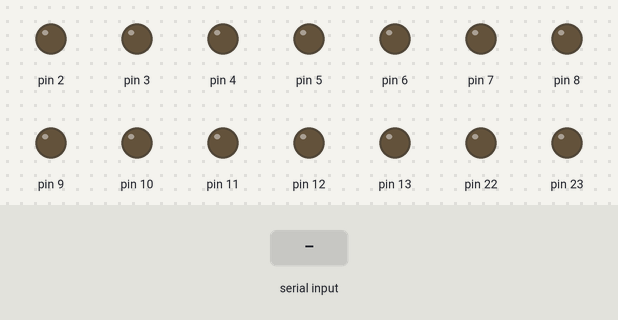
Simulated run of this sketch. Board: Arduino Mega 2560, built with avr-gcc and run on an emulated ATmega2560. Parts: output pins drawn as LEDs (lit = HIGH). Inputs (shaded band) come from the test bench.

Above: at 1.2 s.
1.3 s: "0" received over Serial
At 2.6 s:
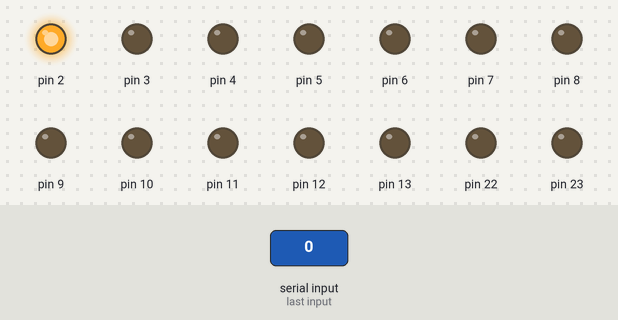
3.8 s: "1" received over Serial
At 5.7 s:
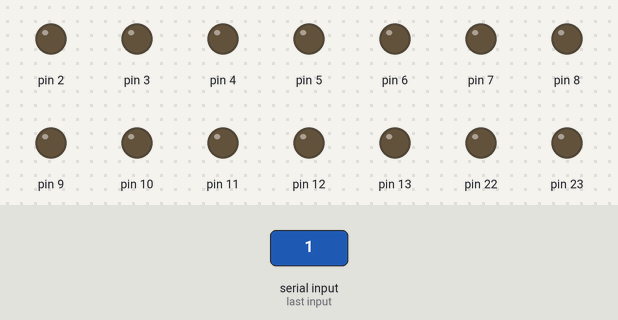
Timing chart, 0 to 7.2 s (numbered marks = the images above; inputs shaded):
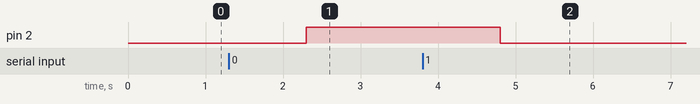

The sketch:

anamegapiicin.ino
```cpp
//Uno ilk 12 oda pi icin
String sonbes;
String inputString = "";
bool stringComplete = false;
String inputString1 = "";
bool stringComplete1 = false;
String inputString2 = "";
bool stringComplete2 = false;
String inputString3 = "";
bool stringComplete3 = false;
char bir ='1';
char sifir ='0';
int i=0;

void setup() {
  // initialize both serial ports:
  Serial.begin(9600);
  inputString.reserve(80);
  pinMode(2, OUTPUT);//1. odanın 1.ledi
  pinMode(3, OUTPUT);//2
  pinMode(4, OUTPUT);//3
  pinMode(5, OUTPUT);//4
  pinMode(6, OUTPUT);//5
  pinMode(7, OUTPUT);//6
  pinMode(8, OUTPUT);//7
  pinMode(9, OUTPUT);//8
  pinMode(10, OUTPUT);//9
  pinMode(11, OUTPUT);//10
  pinMode(12, OUTPUT);//11
  pinMode(13, OUTPUT);//12
  pinMode(22, OUTPUT);//13
  pinMode(23, OUTPUT);//14
  pinMode(24, OUTPUT);//15
  pinMode(25, OUTPUT);//16
  pinMode(26, OUTPUT);//17
  pinMode(27, OUTPUT);//18
  pinMode(28, OUTPUT);//19
  pinMode(29, OUTPUT);//20
  pinMode(30, OUTPUT);//21
  pinMode(31, OUTPUT);//22
  pinMode(32, OUTPUT);//23
  pinMode(33, OUTPUT);//24
  pinMode(34, OUTPUT);
  pinMode(35, OUTPUT);
  pinMode(36, OUTPUT);
  pinMode(37, OUTPUT);
  pinMode(38, OUTPUT);
  pinMode(39, OUTPUT);
  pinMode(40, OUTPUT);
  pinMode(41, OUTPUT);
  pinMode(42, OUTPUT);
  pinMode(43, OUTPUT);
  pinMode(44, OUTPUT);
  pinMode(45, OUTPUT);
  pinMode(46, OUTPUT);
  pinMode(47, OUTPUT);
  pinMode(48, OUTPUT);
  pinMode(49, OUTPUT);
  pinMode(50, OUTPUT);
  pinMode(51, OUTPUT);
  pinMode(52, OUTPUT);
  pinMode(53, OUTPUT);//44
  pinMode(A0, OUTPUT);//45
  pinMode(A1, OUTPUT);//46
  pinMode(A2, OUTPUT);
  pinMode(A3, OUTPUT);
  pinMode(A4, OUTPUT);
  pinMode(A5, OUTPUT);
  pinMode(A6, OUTPUT);
  pinMode(A7, OUTPUT);
  pinMode(A8, OUTPUT);
  pinMode(A9, OUTPUT);
  pinMode(A10, OUTPUT);
  pinMode(A11, OUTPUT);
  pinMode(A12, OUTPUT);
  pinMode(A13, OUTPUT);
  pinMode(A14, OUTPUT);//59
  pinMode(A15, OUTPUT);//60 12. odanın son ledi
}

void loop() {

  if (stringComplete) {

    //Serial1.readBytes(al,9);
    //digitalWrite(LED_BUILTIN, LOW);
    //Serial.write.println(gonder2);
    //Serial.println(sonbes);
    //Serial.println(sonbes);
     sonbes = inputString;
    if (sonbes[i] == bir){
      digitalWrite(2, LOW);
      delay(100);
    }
    else if(sonbes[i]==sifir){
      digitalWrite(2, HIGH);
      delay(100);
    }
    if (sonbes[i+1]==bir){
      digitalWrite(3, LOW);
      delay(100);
    }
    else if(sonbes[i+1]==sifir){
      digitalWrite(3, HIGH);
      delay(100);
    }
    if (sonbes[i+2]==bir){
      digitalWrite(4, LOW);
      delay(100);
    }
    else if (sonbes[i+2]==sifir){
      digitalWrite(4, HIGH);
      delay(100);
    }
    if (sonbes[i+3]==bir){
      digitalWrite(5, LOW);
      delay(100);
    }
    else if (sonbes[i+3]==sifir){
      digitalWrite(5, HIGH);
      delay(100);
    }
    if (sonbes[i+4]==bir){
      digitalWrite(6, LOW);
      delay(100);
    }
    else if (sonbes[i+4]==sifir){
      digitalWrite(6, HIGH);
      delay(100);
    }
    if (sonbes[i+5]==bir){
      digitalWrite(7, LOW);
      delay(100);
    }
    else if (sonbes[i+5]==sifir){
      digitalWrite(7, HIGH);
      delay(100);
    }
    if (sonbes[i+6]==bir){
      digitalWrite(8, LOW);
      delay(100);
    }
    else if (sonbes[i+6]==sifir){
      digitalWrite(8, HIGH);
      delay(100);
    }
    if (sonbes[i+7]==bir){
      digitalWrite(9, LOW);
      delay(100);
    }
    else if (sonbes[i+7]==sifir){
      digitalWrite(9, HIGH);
      delay(100);
    }
    if (sonbes[i+8]==bir){
      digitalWrite(10, LOW);
      delay(100);
    }
    else if (sonbes[i+8]==sifir){
      digitalWrite(10, HIGH);
      delay(100);
    }
    if (sonbes[i+9]==bir){
      digitalWrite(11, LOW);
      delay(100);
    }
    else if (sonbes[i+9]==sifir){
      digitalWrite(11, HIGH);
      delay(100);
    }
    if (sonbes[i+10]==bir){
      digitalWrite(12, LOW);
      delay(100);
    }
    else if (sonbes[i+10]==sifir){
      digitalWrite(12, HIGH);
      delay(100);
    }
    if (sonbes[i+11]==bir){
      digitalWrite(13, LOW);
      delay(100);
    }
    else if (sonbes[i+11]==sifir){
      digitalWrite(13, HIGH);
      delay(100);
    }
    if (sonbes[i+12]==bir){
      digitalWrite(22, LOW);
      delay(100);
    }
    else if (sonbes[i+12]==sifir){
      digitalWrite(22, HIGH);
      delay(100);
    }
    if (sonbes[i+13]==bir){
      digitalWrite(23, LOW);
      delay(100);
    }
    else if (sonbes[i+13]==sifir){
      digitalWrite(23, HIGH);
      delay(100);
    }
    if (sonbes[i+14]==bir){
      digitalWrite(24, LOW);
      delay(100);
    }
    else if (sonbes[i+14]==sifir){
      digitalWrite(24, HIGH);
      delay(100);
    }
    if (sonbes[i+15]==bir){
      digitalWrite(25, LOW);
      delay(100);
    }
    else if (sonbes[i+15]==sifir){
      digitalWrite(25, HIGH);
      delay(100);
    }
    if (sonbes[i+16]==bir){
      digitalWrite(26, LOW);
      delay(100);
    }
    else if (sonbes[i+16]==sifir){
      digitalWrite(26, HIGH);
      delay(100);
    }
    if (sonbes[i+17]==bir){
      digitalWrite(27, LOW);
      delay(100);
    }
    else if (sonbes[i+17]==sifir){
      digitalWrite(27, HIGH);
      delay(100);
    }
    if (sonbes[i+18]==bir){
      digitalWrite(28, LOW);
      delay(100);
    }
    else if (sonbes[i+18]==sifir){
      digitalWrite(28, HIGH);
      delay(100);
    }
    if (sonbes[i+19]==bir){
      digitalWrite(29, LOW);
      delay(100);
    }
    else if (sonbes[i+19]==sifir){
      digitalWrite(29, HIGH);
      delay(100);
    }
    if (sonbes[i+20]==bir){
      digitalWrite(30, LOW);
      delay(100);
    }
    else if (sonbes[i+20]==sifir){
      digitalWrite(30, HIGH);
      delay(100);
    }
    if (sonbes[i+21]==bir){
      digitalWrite(31, LOW);
      delay(100);
    }
    else if (sonbes[i+21]==sifir){
      digitalWrite(31, HIGH);
      delay(100);
    }
    if (sonbes[i+22]==bir){
      digitalWrite(32, LOW);
      delay(100);
    }
    else if (sonbes[i+22]==sifir){
      digitalWrite(32, HIGH);
      delay(100);
    }
    if (sonbes[i+23]==bir){
      digitalWrite(33, LOW);
      delay(100);
    }
    else if (sonbes[i+23]==sifir){
      digitalWrite(33, HIGH);
      delay(100);
    }
    if (sonbes[i+24]==bir){
      digitalWrite(34, LOW);
      delay(100);
    }
    else if (sonbes[i+24]==sifir){
      digitalWrite(34, HIGH);
      delay(100);
    }
    if (sonbes[i+25]==bir){
      digitalWrite(35, LOW);
      delay(100);
    }
    else if (sonbes[i+25]==sifir){
      digitalWrite(35, HIGH);
      delay(100);
    }
    if (sonbes[i+26]==bir){
      digitalWrite(36, LOW);
      delay(100);
    }
    else if (sonbes[i+26]==sifir){
      digitalWrite(36, HIGH);
      delay(100);
    }
    if (sonbes[i+27]==bir){
      digitalWrite(37, LOW);
      delay(100);
    }
    else if (sonbes[i+27]==sifir){
      digitalWrite(37, HIGH);
      delay(100);
    }
    if (sonbes[i+28]==bir){
      digitalWrite(38, LOW);
      delay(100);
    }
    else if (sonbes[i+28]==sifir){
      digitalWrite(38, HIGH);
      delay(100);
    }
    if (sonbes[i+29]==bir){
      digitalWrite(39, LOW);
      delay(100);
    }
    else if (sonbes[i+29]==sifir){
      digitalWrite(39, HIGH);
      delay(100);
    }
    if (sonbes[i+30]==bir){
      digitalWrite(40, LOW);
      delay(100);
    }
    else if (sonbes[i+30]==sifir){
      digitalWrite(40, HIGH);
      delay(100);
    }
    if (sonbes[i+31]==bir){
      digitalWrite(41, LOW);
      delay(100);
    }
    else if (sonbes[i+31]==sifir){
      digitalWrite(41, HIGH);
      delay(100);
    }
    if (sonbes[i+32]==bir){
      digitalWrite(42, LOW);
      delay(100);
    }
    else if (sonbes[i+32]==sifir){
      digitalWrite(42, HIGH);
      delay(100);
    }
    if (sonbes[i+33]==bir){
      digitalWrite(43, LOW);
      delay(100);
    }
    else if (sonbes[i+33]==sifir){
      digitalWrite(43, HIGH);
      delay(100);
    }
    if (sonbes[i+34]==bir){
      digitalWrite(44, LOW);
      delay(100);
    }
    else if (sonbes[i+34]==sifir){
      digitalWrite(44, HIGH);
      delay(100);
    }
    if (sonbes[i+35]==bir){
      digitalWrite(45, LOW);
      delay(100);
    }
    else if (sonbes[i+35]==sifir){
      digitalWrite(45, HIGH);
      delay(100);
    }
    if (sonbes[i+36]==bir){
      digitalWrite(46, LOW);
      delay(100);
    }
    else if (sonbes[i+36]==sifir){
      digitalWrite(46, HIGH);
      delay(100);
    }
    if (sonbes[i+37]==bir){
      digitalWrite(47, LOW);
      delay(100);
    }
    else if (sonbes[i+37]==sifir){
      digitalWrite(47, HIGH);
      delay(100);
    }
    if (sonbes[i+38]==bir){
      digitalWrite(48, LOW);
      delay(100);
    }
    else if (sonbes[i+38]==sifir){
      digitalWrite(48, HIGH);
      delay(100);
    }
    if (sonbes[i+39]==bir){
      digitalWrite(49, LOW);
      delay(100);
    }
    else if (sonbes[i+39]==sifir){
      digitalWrite(49, HIGH);
      delay(100);
    }
    if (sonbes[i+40]==bir){
      digitalWrite(50, LOW);
      delay(100);
    }
    else if (sonbes[i+40]==sifir){
      digitalWrite(50, HIGH);
      delay(100);
    }
    if (sonbes[i+41]==bir){
      digitalWrite(51, LOW);
      delay(100);
    }
    else if (sonbes[i+41]==sifir){
      digitalWrite(51, HIGH);
      delay(100);
    }
    if (sonbes[i+42]==bir){
      digitalWrite(52, LOW);
      delay(100);
    }
    else if (sonbes[i+42]==sifir){
      digitalWrite(52, HIGH);
      delay(100);
    }
    if (sonbes[i+43]==bir){
      digitalWrite(53, LOW);
      delay(100);
    }
    else if (sonbes[i+43]==sifir){
      digitalWrite(53, HIGH);
      delay(100);
    }
    if (sonbes[i+44]==bir){
      digitalWrite(A0, LOW);
      delay(100);
    }
    else if (sonbes[i+44]==sifir){
      digitalWrite(A0, HIGH);
      delay(100);
    }
    if (sonbes[i+45]==bir){
      digitalWrite(A1, LOW);
      delay(100);
    }
    else if (sonbes[i+45]==sifir){
      digitalWrite(A1, HIGH);
      delay(100);
    }
    if (sonbes[i+46]==bir){
      digitalWrite(A2, LOW);
      delay(100);
    }
    else if (sonbes[i+46]==sifir){
      digitalWrite(A2, HIGH);
      delay(100);
    }
    if (sonbes[i+47]==bir){
      digitalWrite(A3, LOW);
      delay(100);
    }
    else if (sonbes[i+47]==sifir){
      digitalWrite(A3, HIGH);
      delay(100);
    }
    if (sonbes[i+48]==bir){
      digitalWrite(A4, LOW);
      delay(100);
    }
    else if (sonbes[i+48]==sifir){
      digitalWrite(A4, HIGH);
      delay(100);
    }
    if (sonbes[i+49]==bir){
      digitalWrite(A5, LOW);
      delay(100);
    }
    else if (sonbes[i+49]==sifir){
      digitalWrite(A5, HIGH);
      delay(100);
    }
    if (sonbes[i+50]==bir){
      digitalWrite(A6, LOW);
      delay(100);
    }
    else if (sonbes[i+50]==sifir){
      digitalWrite(A6, HIGH);
      delay(100);
    }
    if (sonbes[i+51]==bir){
      digitalWrite(A7, LOW);
      delay(100);
    }
    else if (sonbes[i+51]==sifir){
      digitalWrite(A7, HIGH);
      delay(100);
    }
    if (sonbes[i+52]==bir){
      digitalWrite(A8, LOW);
      delay(100);
    }
    else if (sonbes[i+52]==sifir){
      digitalWrite(A8, HIGH);
      delay(100);
    }
    if (sonbes[i+53]==bir){
      digitalWrite(A9, LOW);
      delay(100);
    }
    else if (sonbes[i+53]==sifir){
      digitalWrite(A9, HIGH);
      delay(100);
    }
    if (sonbes[i+54]==bir){
      digitalWrite(A10, LOW);
      delay(100);
    }
    else if (sonbes[i+54]==sifir){
      digitalWrite(A10, HIGH);
      delay(100);
    }
    if (sonbes[i+55]==bir){
      digitalWrite(A11, LOW);
      delay(100);
    }
    else if (sonbes[i+55]==sifir){
      digitalWrite(A11, HIGH);
      delay(100);
    }
    if (sonbes[i+56]==bir){
      digitalWrite(A12, LOW);
      delay(100);
    }
    else if (sonbes[i+56]==sifir){
      digitalWrite(A12, HIGH);
      delay(100);
    }
    if (sonbes[i+57]==bir){
      digitalWrite(A13, LOW);
      delay(100);
    }
    else if (sonbes[i+57]==sifir){
      digitalWrite(A13, HIGH);
      delay(100);
    }
    if (sonbes[i+58]==bir){
      digitalWrite(A14, LOW);
      delay(100);
    }
    else if (sonbes[i+58]==sifir){
      digitalWrite(A14, HIGH);
      delay(100);
    }
    if (sonbes[i+59]==bir){
      digitalWrite(A15, LOW);
      delay(100);
    }
    else if (sonbes[i+59]==sifir){
      digitalWrite(A15, HIGH);
      delay(100);
    }
    // clear the string:
    inputString = "";
    sonbes = "";
    stringComplete = false;
 }
}
void serialEvent() {
  while (Serial.available()>0) {
    // get the new byte:
    //char inChar = (char)Serial.read();
    // add it to the inputString:
    //inputString += inChar;
    // if the incoming character is a newline, set a flag so the main loop can
    // do something about it:
    //if (inChar == '<') {
    inputString  = Serial.readString();
    stringComplete = true;
    //}
  }
}
```

Measured:
- after the input at 1.3 s, pin 2: LOW → HIGH after 1.0 s
- after the input at 3.8 s, pin 2: HIGH → LOW after 1.0 s
